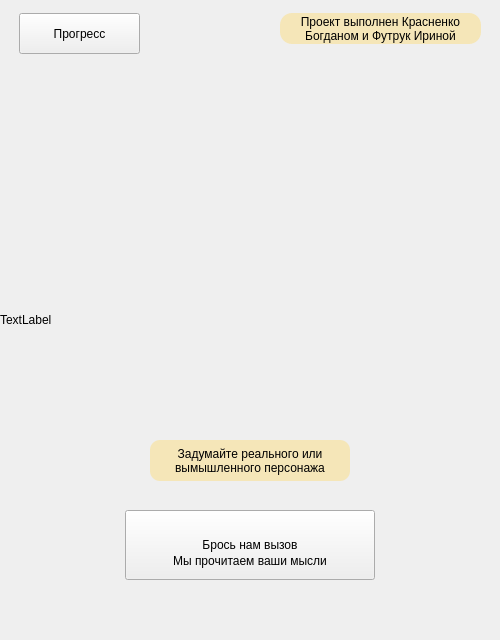
<?xml version="1.0" encoding="UTF-8"?>
<ui version="4.0">
 <class>start</class>
 <widget class="QWidget" name="start">
  <property name="geometry">
   <rect>
    <x>0</x>
    <y>0</y>
    <width>500</width>
    <height>640</height>
   </rect>
  </property>
  <property name="windowTitle">
   <string>Form</string>
  </property>
  <widget class="QLabel" name="back">
   <property name="geometry">
    <rect>
     <x>0</x>
     <y>0</y>
     <width>500</width>
     <height>640</height>
    </rect>
   </property>
   <property name="text">
    <string>TextLabel</string>
   </property>
  </widget>
  <widget class="QLabel" name="me">
   <property name="geometry">
    <rect>
     <x>-60</x>
     <y>20</y>
     <width>650</width>
     <height>550</height>
    </rect>
   </property>
   <property name="text">
    <string/>
   </property>
   <property name="alignment">
    <set>Qt::AlignmentFlag::AlignHCenter|Qt::AlignmentFlag::AlignTop</set>
   </property>
  </widget>
  <widget class="QPushButton" name="startButton">
   <property name="geometry">
    <rect>
     <x>125</x>
     <y>510</y>
     <width>250</width>
     <height>70</height>
    </rect>
   </property>
   <property name="styleSheet">
    <string notr="true"/>
   </property>
   <property name="text">
    <string>Брось нам вызов</string>
   </property>
  </widget>
  <widget class="QPushButton" name="infoButton">
   <property name="geometry">
    <rect>
     <x>19</x>
     <y>13</y>
     <width>121</width>
     <height>41</height>
    </rect>
   </property>
   <property name="text">
    <string>Прогресс</string>
   </property>
  </widget>
  <widget class="QLabel" name="label">
   <property name="geometry">
    <rect>
     <x>280</x>
     <y>13</y>
     <width>201</width>
     <height>31</height>
    </rect>
   </property>
   <property name="styleSheet">
    <string notr="true">background-color: #F5E6B8; 
color: black;
 border-radius: 12px;
 </string>
   </property>
   <property name="text">
    <string>Проект выполнен Красненко Богданом и Футрук Ириной</string>
   </property>
   <property name="alignment">
    <set>Qt::AlignmentFlag::AlignCenter</set>
   </property>
   <property name="wordWrap">
    <bool>true</bool>
   </property>
  </widget>
  <widget class="QLabel" name="label_2">
   <property name="geometry">
    <rect>
     <x>150</x>
     <y>440</y>
     <width>200</width>
     <height>41</height>
    </rect>
   </property>
   <property name="styleSheet">
    <string notr="true">background-color: #F5E6B8; 
color: black;
 border-radius: 10px;
 </string>
   </property>
   <property name="text">
    <string>Задумайте реального или вымышленного персонажа</string>
   </property>
   <property name="alignment">
    <set>Qt::AlignmentFlag::AlignCenter</set>
   </property>
   <property name="wordWrap">
    <bool>true</bool>
   </property>
  </widget>
  <widget class="QLabel" name="label_3">
   <property name="geometry">
    <rect>
     <x>125</x>
     <y>550</y>
     <width>250</width>
     <height>21</height>
    </rect>
   </property>
   <property name="styleSheet">
    <string notr="true">color: black;</string>
   </property>
   <property name="text">
    <string>Мы прочитаем ваши мысли</string>
   </property>
   <property name="alignment">
    <set>Qt::AlignmentFlag::AlignCenter</set>
   </property>
  </widget>
 </widget>
 <resources/>
 <connections/>
</ui>
